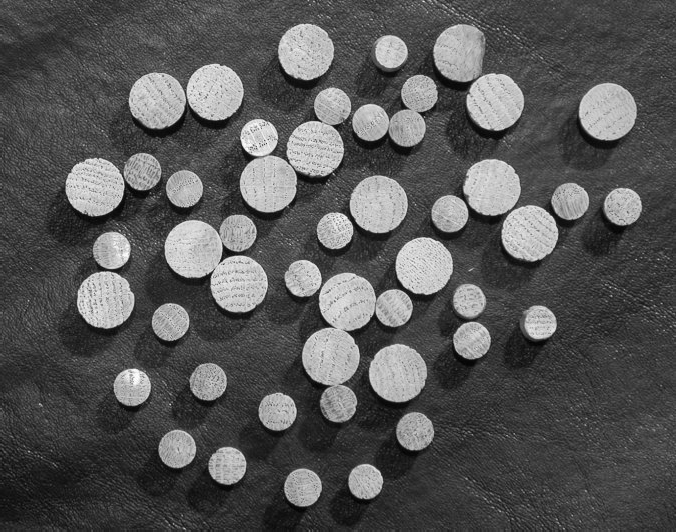
%> input picture DIPUM2E_International_Original_Book_Images/DIPUM2E_International_Ed_CH09_Images/Fig0925(a).tif, 676 x 532 px
$ octave watersheddemo.m   (GNU Octave 9; MATLAB toolbox functions it lacks are replaced by stand-ins)
%> lines starting %> are read from the running program, lines starting %| are printed output that depends on the picture; in (x1, y1, x2, y2) boxes, pixels count from 0 and x2, y2 are one past the last pixel; in counts of white or black regions, pixels touching at a corner belong together; the program's own positions count from 1
%演示使用距离变换和分水岭变换进行区域分割
%为了理解分水岭变换，需要把灰度图像看作拓扑表面，f(x, y)的值被解释为高度。
%分水岭变换将找到灰度图像中的汇水朋弟和脊线。在解决图像分割问题方面，关键
%概念是把开始图像变为另外一副图像，那些汇水盆地是我们想要辨别的目标或区域。

%使用距离变换的分水岭分割，针对分割，与分水岭变换相配合的常用工具是距离变换。
%二值图像的距离变换是相对简单的概念：是指从每个像素到最接近零值的像素的距离。
f = imread('Fig0925(a).tif');
%> f is the input picture: size 532x676 uint8; min 2, max 255, mean 86.7
imshow(f);

se = strel('disk', 5);
fe = imerode(f, se);
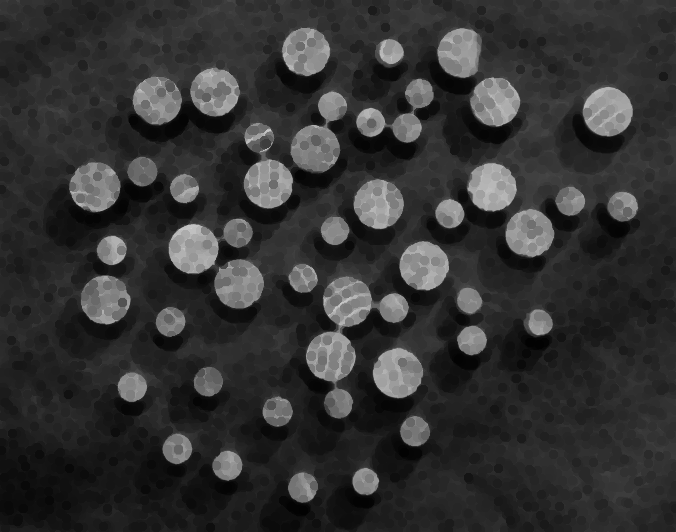
%> fe: size 532x676 uint8; min 2, max 205, mean 51
fobr = imreconstruct(fe, f);

fobrc = imcomplement(fobr);
fobrce = imerode(fobrc, se);
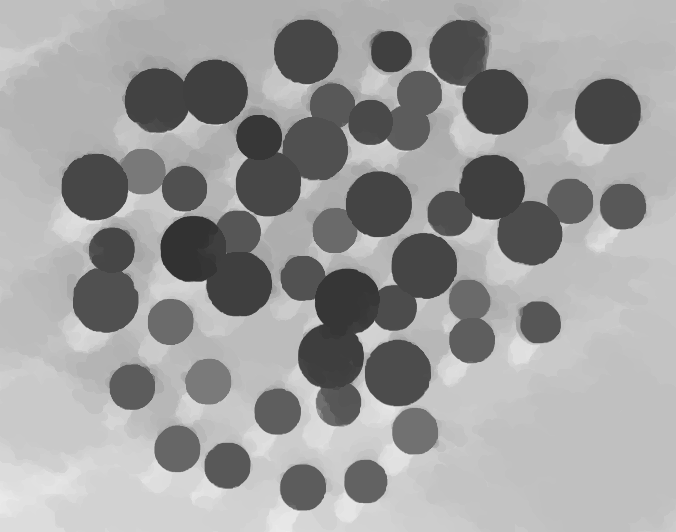
%> fobrce: size 532x676 uint8; min 50, max 236, mean 157.3
fobrcbr = imcomplement(imreconstruct(fobrce, fobrc));

g = imbinarize(fobrcbr, graythresh(fobrcbr));
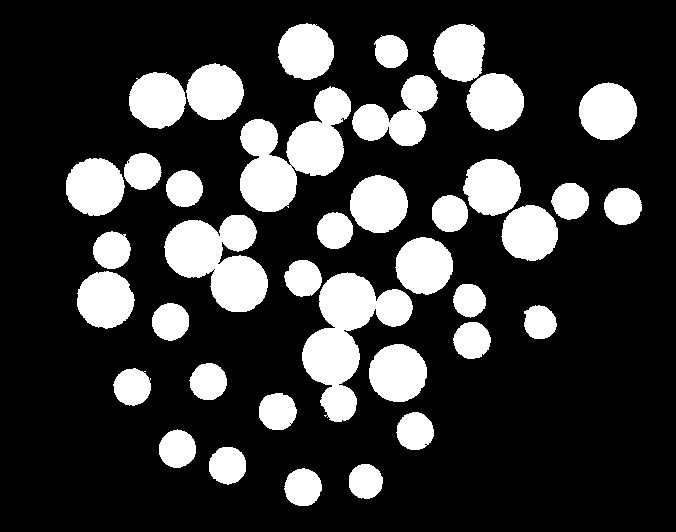
%> g: size 532x676 logical; 22.1% white; 38 white regions, largest, box (x1, y1, x2, y2) and area: (302, 272, 413, 422) 7344, (240, 86, 351, 212) 7251, (164, 215, 268, 312) 6274
figure, imshow(g);
title('g');

% g = imread('Fig1026(a).tif');
% imshow(g);
% title('g');

gc = ~g; %对图像求补 图像求补方法
%If I is a grayscale or RGB image of class double, you can use the expression 1-I instead of this function.
%If I is a binary image, you can use the expression ~I instead of this function.
figure, imshow(gc);
title('~g');

D = bwdist(gc); %距离变换
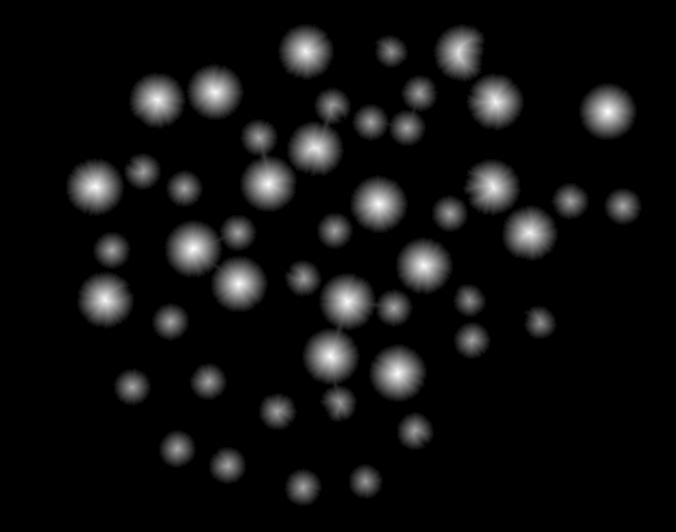
%> D: size 532x676 single; min 0, max 28.18, mean 1.8; drawn with min black and max white
figure, imshow(D);
title('D');

L = watershed(-D); %计算距离变换的负分水岭变换， 在L中，正整数与汇水盆地相对应，零值指出分水岭的脊线像素，为什么要计算-D不清楚
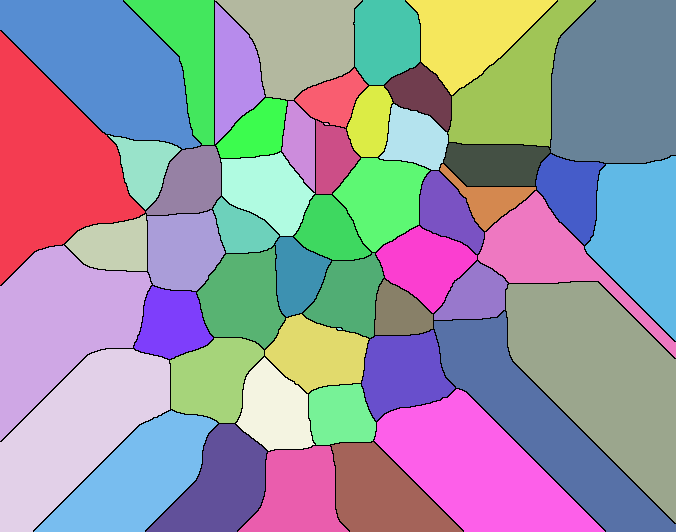
%> L: size 532x676 uint8; 54 distinct labels, from 0 to 53; one colour per label, 0 black
%-D的话，原来的黑色背景变成了最亮，也就是最高海拔，原来的亮区域变成了低像素区。这样才能分割出来。
%The watershed transform finds "catchment basins（汇水盆地）" or "watershed ridge lines" in an image by
%treating it as a surface where light pixels represent high elevations and dark pixels represent low elevations.
%关于L
%The elements labeled 0 do not belong to a unique watershed region.
%The elements labeled 1 belong to the first watershed region, the elements labeled 2 belong to the second watershed region, and so on.
w = (L == 0); %得到分水岭脊线图像
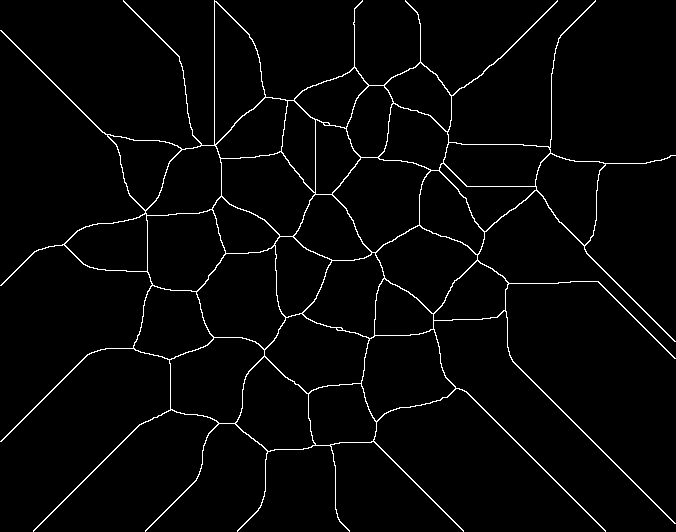
%> w: size 532x676 logical; 2.6% white in thin lines or dots
figure, imshow(w);
title('w');

figure, imshow(~w);
title('-w');

g2 = g&~w; %完成分割，可以看出图中某些物体没有被很好的分割，这被称为过分割，这是使用基于分水岭的分割方法时常出现的问题
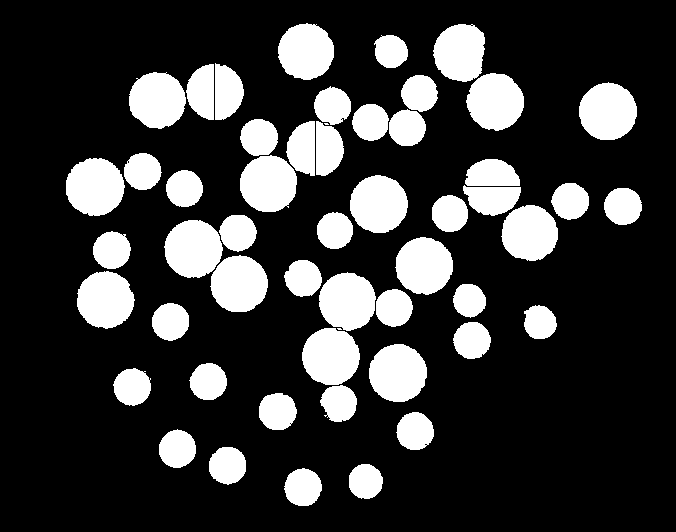
%> g2: size 532x676 logical; 22% white; 53 white regions (2 under 20 px), largest, box (x1, y1, x2, y2) and area: (66, 158, 125, 216) 2666, (164, 220, 223, 278) 2638, (369, 344, 427, 402) 2630
figure, imshow(g2);
title('g2');
